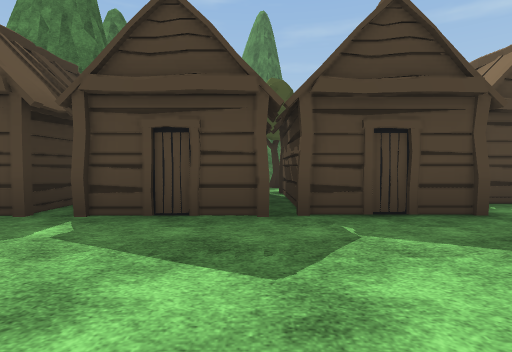
View 1 (above)

24 first-person views from a walk through a Unity game level. The camera is 1.2 m above the floor, tilts 2° down and sees 80° across. The floor is counted in squares, 2 m on a side. Each view is taken from the middle of a square. On the plan, view 1 faces up. The plan holds only what a view shows up to about 9 squares ahead; the rest is blank. The place goes on beyond the plan. The player is left out. Some animated figures are left out. Some surface patterns are stand-ins.

View 2
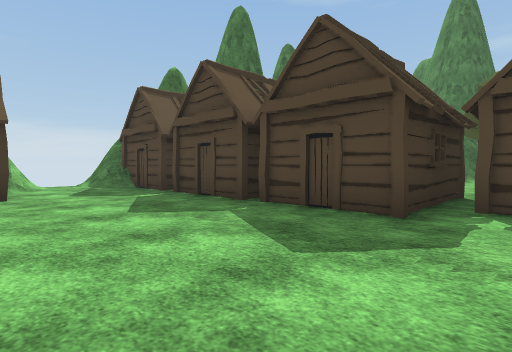

View 3
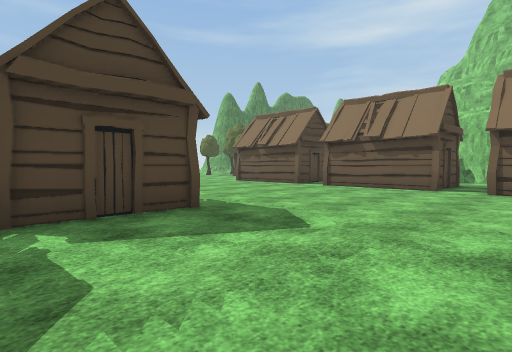

View 4
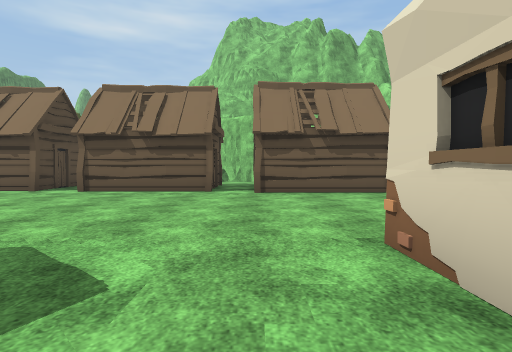

View 5
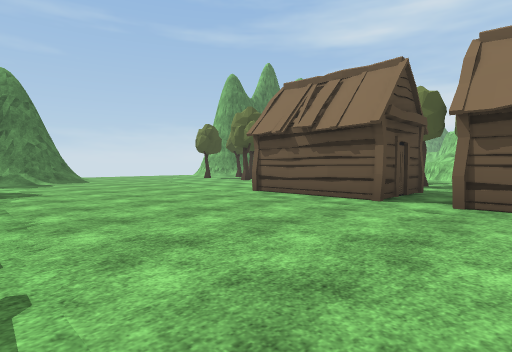

View 6
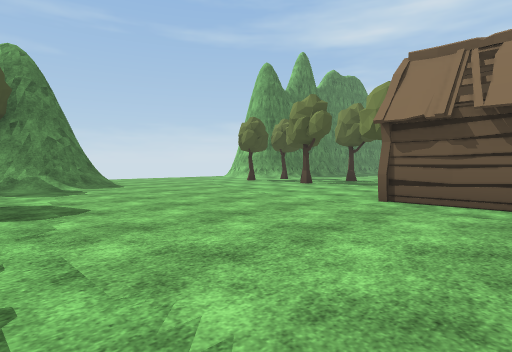

View 7
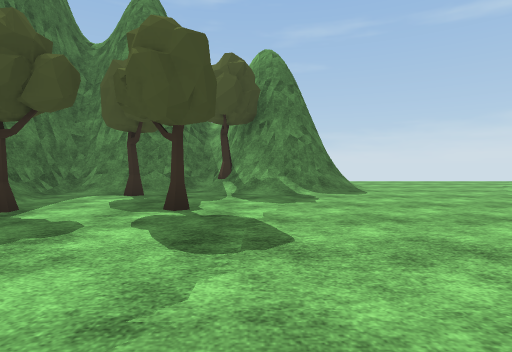

View 8
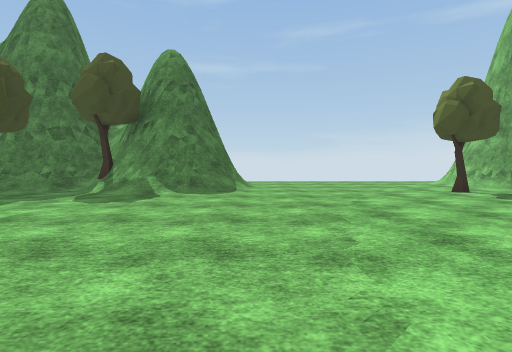

View 9
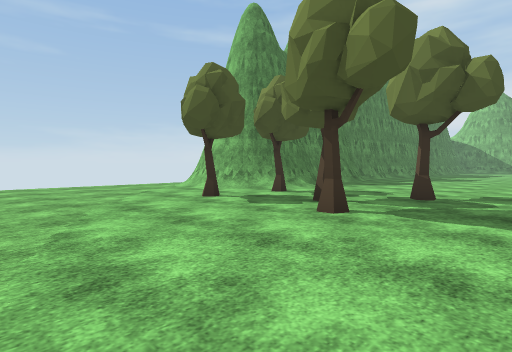

View 10
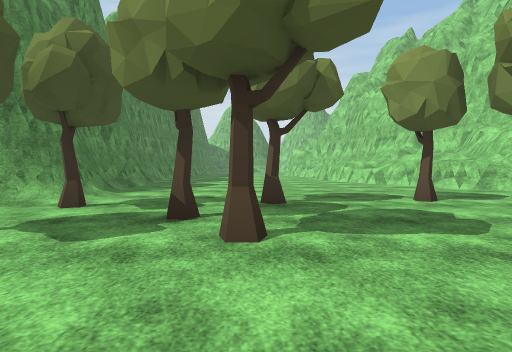

View 11
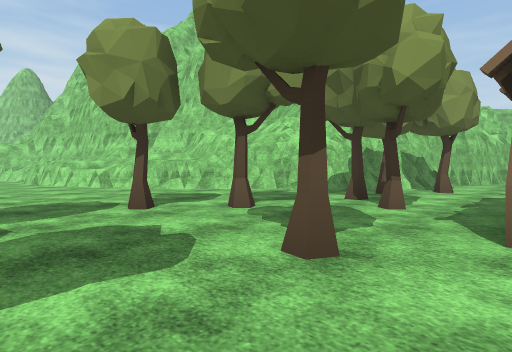

View 12
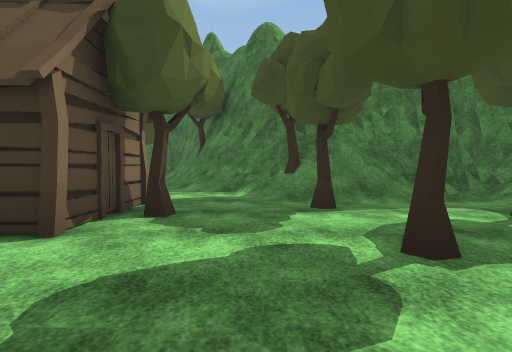

View 13
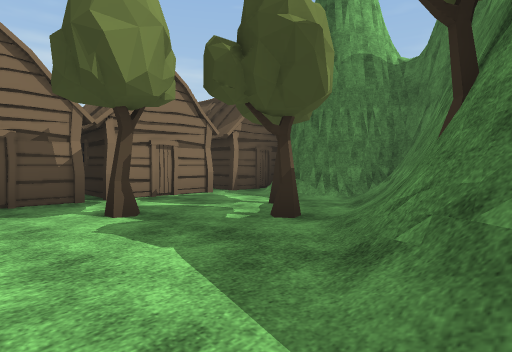

View 14
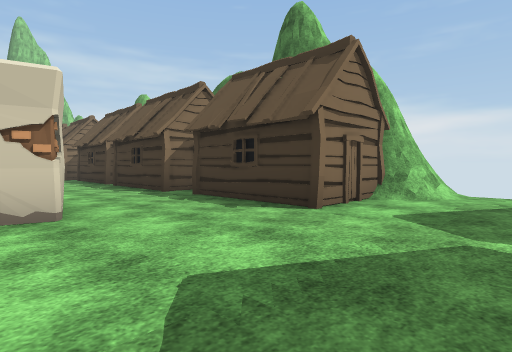

View 15
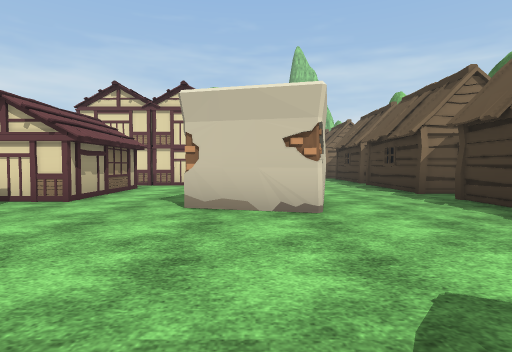

View 16
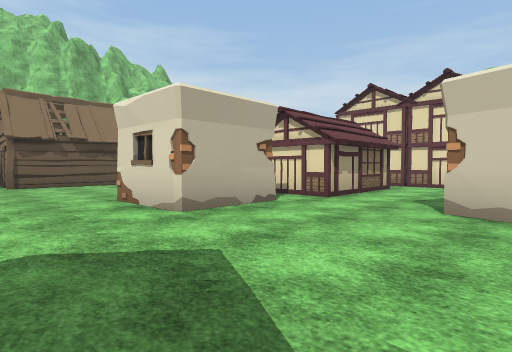

View 17
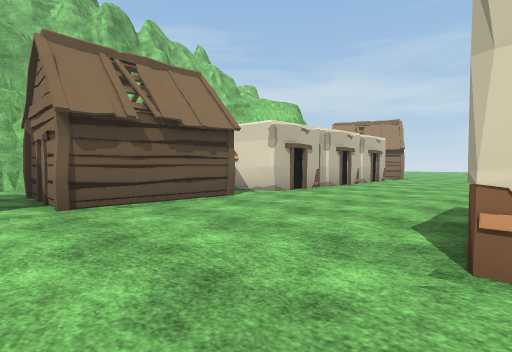

View 18
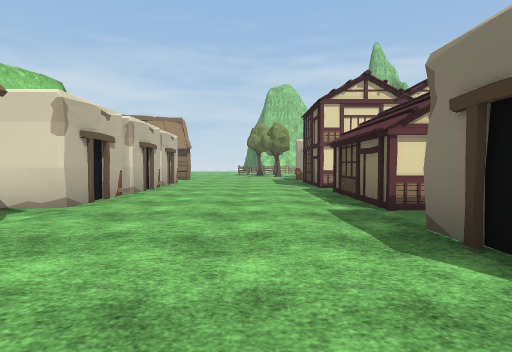

View 19
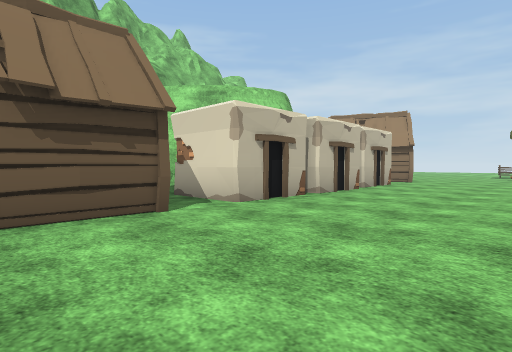

View 20
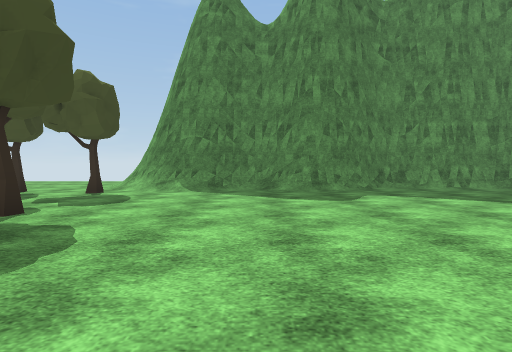

View 21
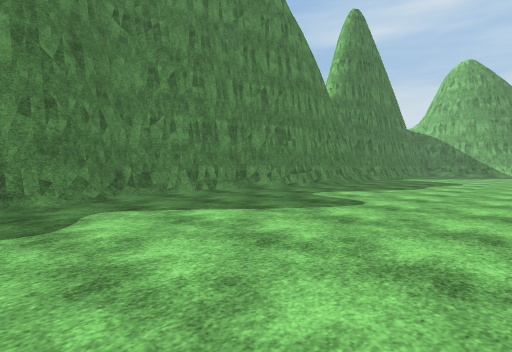

View 22
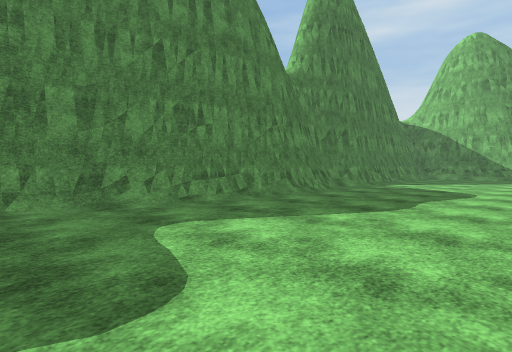

View 23
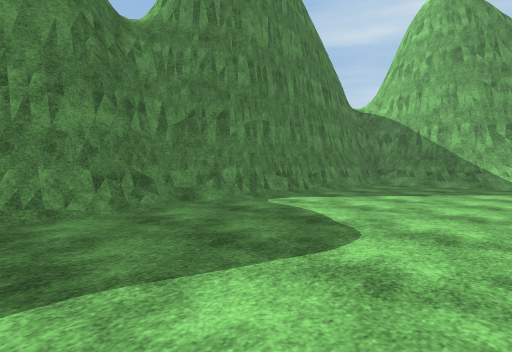

View 24
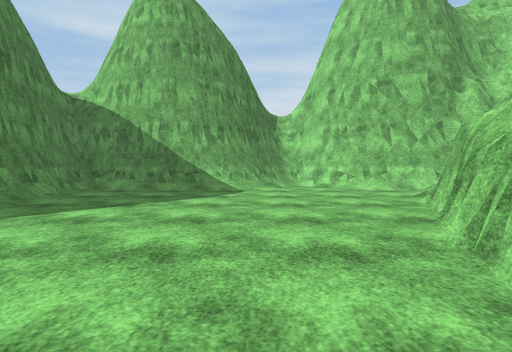

### Floor plan
Key: @ floor where view 1 was taken; # wall or solid block; . floor; / step, stairs or slope; = window, fence, low wall or low ledge; ^ raised ledge; T tree; H hut; O other object.
Columns run from 6 left of view 1 to 41 right of it. Each row starts with its distance up from view 1.
 21                   ....
 20                   ..../
 19            ### #....../#     ###
 18         ####T###....../#######/################
 17         #/////=/.....TT............////.//////#
 16         #/.T..................................#
 15        ##/............T.......................#
 14        #T/T.T........T.T......................##
 13       ##/...................................../#
 12      ##/..T......................      ......../
 11    ###/..OHH........T..T......^         ##..../#
 10    #=T...  H.....HHH..T.....^^           ###/.##
  9   ##T....T  .....H H.T....^^                //#
  8   ##...T..  .....H H..T..###                  #
  7   #....... H.....HHH..T.##
  6   #HHHHH . H.....HHH...##
  5    HH.HH .HH.....H H.T##
  4  #HHHHHHH........H H..#
  3 ##...............HHH..#
  2  ................HH..##
  1 ##.........##....H
  0  # H..@....##....H
 -1    H..##...O#....HH
 -2    H..# O.###.......
 -3    .... ..###....###
 -4   HH..   .###....O
 -5   HH..   ..##....#
 -6    H..   ####....O

Where each view was taken, in squares from view 1:
view 1: 0 up, 0 right, facing up
view 2: 0 up, 4 right, facing up-left
view 3: 1 up, 3 right, facing up-right
view 4: 2 up, 4 right, facing right
view 5: 5 up, 6 right, facing up-right
view 6: 8 up, 6 right, facing up-right
view 7: 10 up, 7 right, facing up
view 8: 10 up, 10 right, facing up
view 9: 12 up, 11 right, facing up-right
view 10: 14 up, 12 right, facing right
view 11: 13 up, 13 right, facing down-right
view 12: 13 up, 8 right, facing left
view 13: 12 up, 2 right, facing down-left
view 14: 3 up, 1 right, facing down-left
view 15: 3 up, 1 right, facing down
view 16: 3 up, 1 right, facing down-right
view 17: 3 up, 6 right, facing down-right
view 18: 2 up, 8 right, facing down
view 19: 1 up, 7 right, facing down-right
view 20: 10 up, 20 right, facing up
view 21: 12 up, 21 right, facing up-right
view 22: 13 up, 25 right, facing up-right
view 23: 13 up, 30 right, facing up-right
view 24: 13 up, 32 right, facing right
